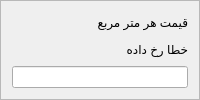
                   <widget class="QFrame" name="unitPriceFormFrame">
                    <property name="frameShape">
                     <enum>QFrame::StyledPanel</enum>
                    </property>
                    <property name="frameShadow">
                     <enum>QFrame::Raised</enum>
                    </property>
                    <layout class="QVBoxLayout" name="verticalLayout_65">
                     <item>
                      <widget class="QLabel" name="unitPriceFormLbl">
                       <property name="styleSheet">
                        <string notr="true">label</string>
                       </property>
                       <property name="text">
                        <string>قیمت هر متر مربع</string>
                       </property>
                       <property name="styleClass" stdset="0">
                        <string>form-label</string>
                       </property>
                      </widget>
                     </item>
                     <item>
                      <widget class="QLabel" name="unitPriceFormError">
                       <property name="text">
                        <string>خطا رخ داده</string>
                       </property>
                       <property name="styleClass" stdset="0">
                        <string>form-field-error</string>
                       </property>
                      </widget>
                     </item>
                     <item>
                      <widget class="QLineEdit" name="unitPriceFormInpt">
                       <property name="styleClass" stdset="0">
                        <string>form-field</string>
                       </property>
                      </widget>
                     </item>
                    </layout>
                   </widget>
